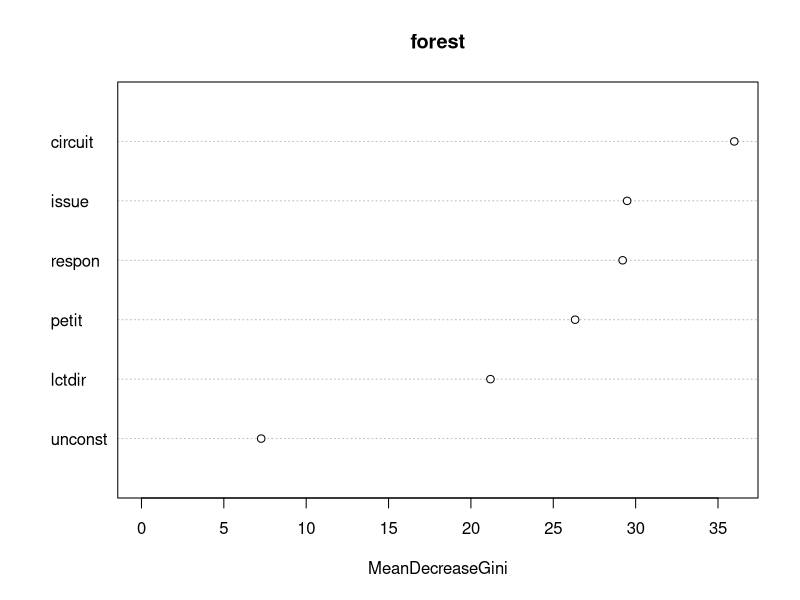
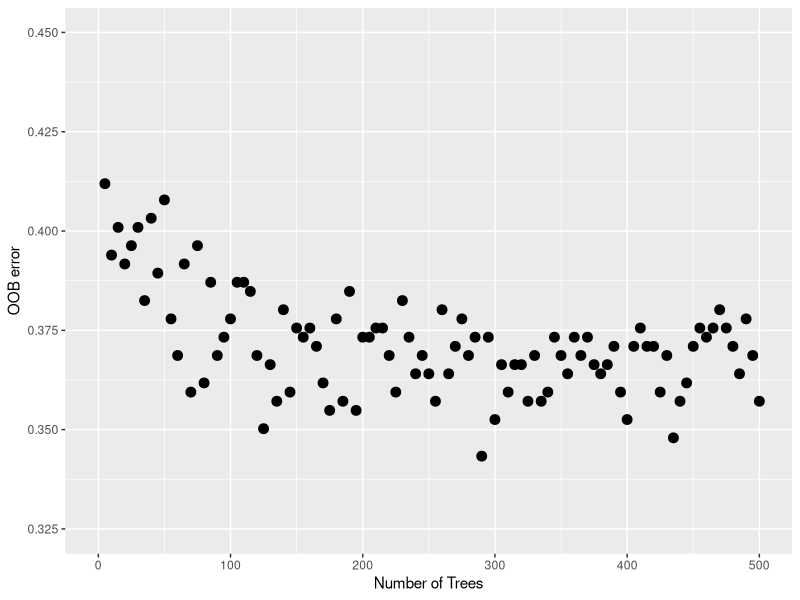
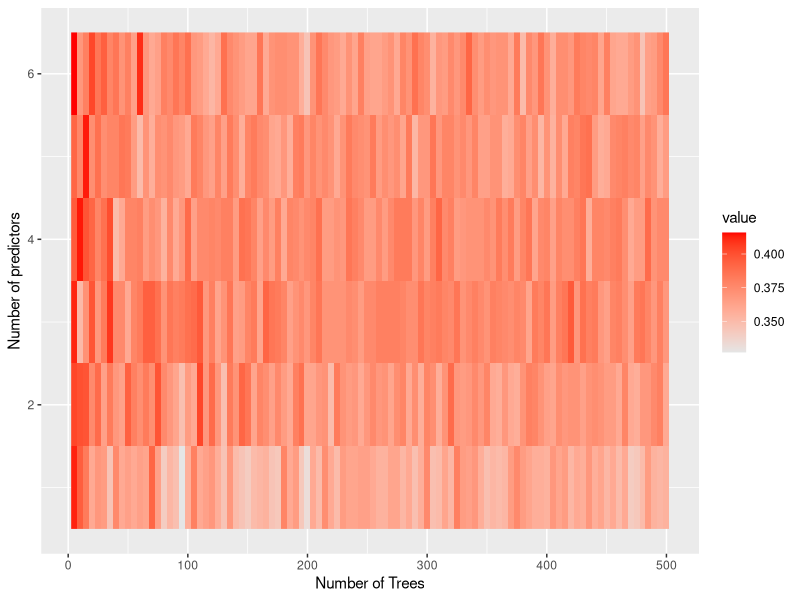
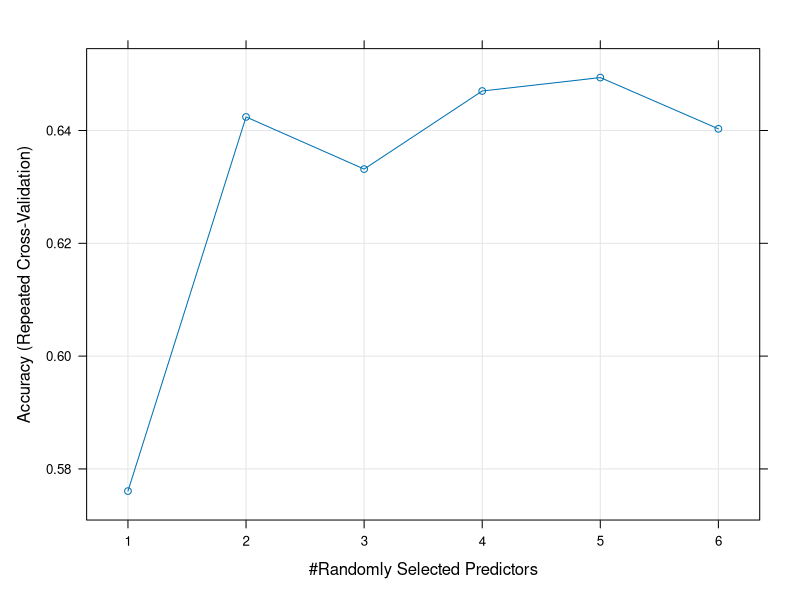

Source code (R) for these figures, in order:
## ---- chunk 1
rm(list=ls()) # Clear the environment
# setwd("...")  # Setup the working directory
## ---- chunk 2
# Load data
supreme <- read.csv("supreme.csv") # We have 623 observations and 20 variables
# str(supreme)      # Internal structure of the dataframe 
# head(supreme)     # First part of the dataframe

# Prepare the output variable (justice Stevens' decision)
stevens <- subset(supreme[,c("docket","term","stevdir","petit","respon","circuit","unconst","lctdir","issue","result")],supreme$stevdir!=9)
stevens$rev <- as.integer((stevens$lctdir=="conser" & stevens$stevdir==0) | (stevens$lctdir=="liberal" & stevens$stevdir==1))
## ---- chunk 3
if(!require(caTools)){                          # install or load the package
  install.packages("caTools")
  library(caTools)
}
set.seed(123)                                   # set seed for random sampling
spl <- sample.split(stevens$rev,SplitRatio=0.7) # We use 70% of the data for training
train <- subset(stevens,spl==TRUE);             # training dataset
test <- subset(stevens,spl==FALSE);             # testing dataset
test <- subset(test,test$issue!="IR")           # remove the only realization of the IR value (please refer to Week 8's material)
## ---- chunk 4
library(rpart)
cart1 <- rpart(rev~petit+respon+circuit+lctdir+issue+unconst,data=train,method="class") # build the tree
predictcart1 <- predict(cart1,newdata=test,type="class") # prediction on the test dataset
table(test$rev,predictcart1) # confusion matrix
## ---- chunk 5
opt <- which.min(cart1$cptable[,"xerror"]) # get index of CP with lowest xerror
cp <- cart1$cptable[opt, "CP"]             # get the corresponding value
cart2 <- prune(cart1,cp)                   # prune
predictcart2 <- predict(cart2,newdata=test,type="class") # prediction on the test dataset on the pruned tree
table(test$rev,predictcart2)               # confusion matrix
## ---- chunk 6
if(!require(ipred)){
  install.packages("ipred")
  library(ipred)
}
## ---- chunk 7
mt <- bagging (as.factor(rev)~petit+respon+circuit+lctdir+issue+unconst,data=train, coob=TRUE)
## ---- chunk 8
#summary(mt) # long summary
print(mt)     # short summary
## ---- chunk 9
predict_bag_model <- predict(mt,newdata=test,type="class")
table(test$rev,predict_bag_model)
## ---- chunk 10
if(!require(randomForest)){
  install.packages("randomForest")
  library(randomForest)
}
## ---- chunk 11
forest <- randomForest(as.factor(rev)~petit+respon+circuit+unconst+lctdir+issue,data=train)
forest
## ---- chunk 12
predictforest <- predict(forest,newdata=test,type="class")
table(test$rev,predictforest)
## ---- chunk 13
importance(forest) # tabulated results
varImpPlot(forest) # plot
## ---- chunk 14
varUsed(forest, by.tree=FALSE, count=TRUE)
## ---- chunk 15
# Values of ntree to be tested
B <- seq(5,500,by=5)
# Initialize a vector for the OOB value
OOB <- vector(); OOB <- c(OOB, 1:length(B))
# For loop
for (i in 1:length(B)){
  # train a forest with B[i] trees
  forest_temp <- randomForest(as.factor(rev)~petit+respon+circuit+unconst+lctdir+issue,data=train,ntree=B[i])
  # model performance
  OOB[i] <- forest_temp$err.rate[B[i],1]
  # remove the temporary variable
  rm(forest_temp)
}
## ---- chunk 16
library(ggplot2)
ggplot(data = data.frame(ntree=B, error=OOB), 
       mapping = aes(x = ntree, y = error)) + 
  geom_point(size=3) +
  coord_cartesian(xlim=c(0,500), ylim=c(0.325,0.450)) +
  labs(x="Number of Trees", y="OOB error")
## ---- chunk 17
# Values of ntree to be tested
B <- seq(5,500,by=5)
# Values of mtry to be tested
m <- seq(1,6,by=1)
# Initialize a matrix for the OOB value
OOB_matrix <- matrix(0,nrow=length(B),ncol=length(m))
# For loop
for (i in 1:length(B)){
  for (j in 1:length(m)){
    # train a forest with B[i] trees
    forest_temp <- randomForest(as.factor(rev)~petit+respon+circuit+unconst+lctdir+issue,data=train,ntree=B[i],mtry=m[j])
    # model performance
    OOB_matrix[i,j] <- forest_temp$err.rate[B[i],1]
    # remove the temporary variable
    rm(forest_temp)
    }
}
## ---- chunk 18
library(reshape2)
rownames(OOB_matrix) <- B
colnames(OOB_matrix) <- m
# longData <- as.data.frame(OOB_matrix)
# row.names(longData) <- B; colnames(longData) <- m
longData <- melt(OOB_matrix)
# ...
ggplot(longData, aes(x = Var1, y = Var2)) + 
  geom_raster(aes(fill=value)) + 
  scale_fill_gradient(low="grey90", high="red") +
  labs(x="Number of Trees", y="Number of predictors")
## ---- chunk 19
which.min(OOB_matrix[,2])
best_forest <- randomForest(as.factor(rev)~petit+respon+circuit+unconst+lctdir+issue,data=train,mtry=2,ntree=95)
# best_forest
predict_bestforest <- predict(best_forest,newdata=test,type="class")
table(test$rev,predict_bestforest)
## ---- chunk 20
library(caret)
control <- trainControl(method="repeatedcv", number=10, repeats=1, search="grid")
# set.seed(seed)
tunegrid <- expand.grid(.mtry=c(1:6))
rf_gridsearch <- train(as.factor(rev)~petit+respon+circuit+unconst+lctdir+issue, data=train, method="rf", metric="Accuracy", tuneGrid=tunegrid, trControl=control)
print(rf_gridsearch)
plot(rf_gridsearch)
